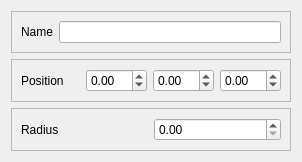
<?xml version="1.0" encoding="UTF-8"?>
<ui version="4.0">
 <class>SphereWidget</class>
 <widget class="QWidget" name="SphereWidget">
  <property name="geometry">
   <rect>
    <x>0</x>
    <y>0</y>
    <width>302</width>
    <height>161</height>
   </rect>
  </property>
  <property name="windowTitle">
   <string>Form</string>
  </property>
  <layout class="QVBoxLayout" name="verticalLayout">
   <item>
    <widget class="QFrame" name="name_frame">
     <property name="frameShape">
      <enum>QFrame::StyledPanel</enum>
     </property>
     <property name="frameShadow">
      <enum>QFrame::Raised</enum>
     </property>
     <layout class="QHBoxLayout" name="horizontalLayout_2">
      <item>
       <widget class="QLabel" name="name_label">
        <property name="text">
         <string>Name</string>
        </property>
       </widget>
      </item>
      <item>
       <widget class="QLineEdit" name="name_lineEdit"/>
      </item>
     </layout>
    </widget>
   </item>
   <item>
    <widget class="QFrame" name="position_frame">
     <property name="frameShape">
      <enum>QFrame::StyledPanel</enum>
     </property>
     <property name="frameShadow">
      <enum>QFrame::Raised</enum>
     </property>
     <layout class="QHBoxLayout" name="horizontalLayout">
      <item>
       <widget class="QLabel" name="position_label">
        <property name="text">
         <string>Position</string>
        </property>
       </widget>
      </item>
      <item>
       <widget class="QDoubleSpinBox" name="x_doubleSpinBox">
        <property name="minimum">
         <double>-99.000000000000000</double>
        </property>
       </widget>
      </item>
      <item>
       <widget class="QDoubleSpinBox" name="y_doubleSpinBox">
        <property name="minimum">
         <double>-99.000000000000000</double>
        </property>
       </widget>
      </item>
      <item>
       <widget class="QDoubleSpinBox" name="z_doubleSpinBox">
        <property name="minimum">
         <double>-99.000000000000000</double>
        </property>
       </widget>
      </item>
     </layout>
    </widget>
   </item>
   <item>
    <widget class="QFrame" name="radius_frame">
     <property name="frameShape">
      <enum>QFrame::StyledPanel</enum>
     </property>
     <property name="frameShadow">
      <enum>QFrame::Raised</enum>
     </property>
     <layout class="QHBoxLayout" name="horizontalLayout_3">
      <item>
       <widget class="QLabel" name="radius_label">
        <property name="text">
         <string>Radius</string>
        </property>
       </widget>
      </item>
      <item>
       <widget class="QDoubleSpinBox" name="radius_doubleSpinBox"/>
      </item>
     </layout>
    </widget>
   </item>
  </layout>
 </widget>
 <resources/>
 <connections/>
</ui>
